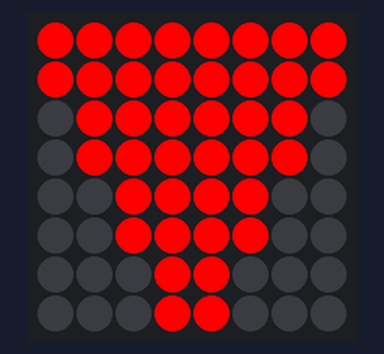
A program run on a simulated Raspberry Pi (BCM pin numbers) with a Sense HAT. Parts: the Sense HAT's 8×8 RGB LED matrix. Sound played through the audio output is not drawn and takes no time. At 28.1 s the program stops and its outputs stay as they are.

Above: at 0.6 s.
At 12.6 s:
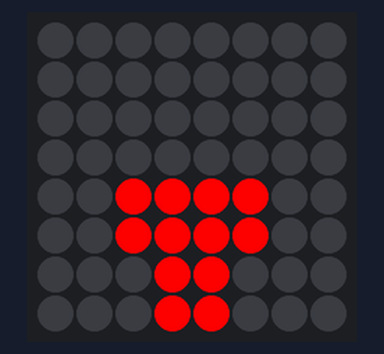
At 15.6 s:
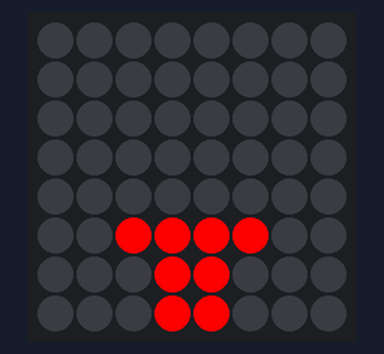
At 18.6 s:
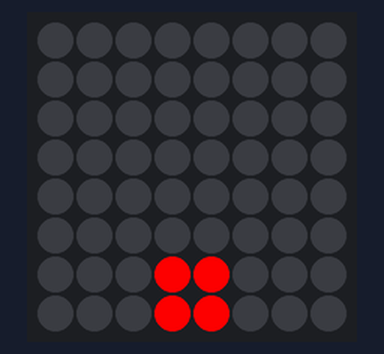
At 21.6 s:
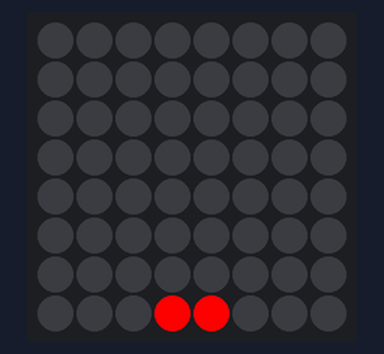
At 27.66 s:
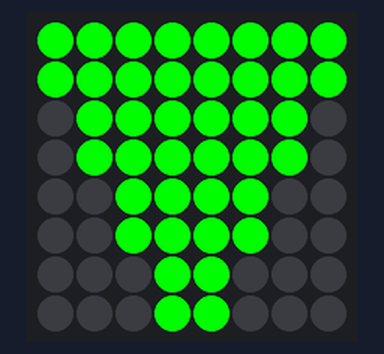

The program:

signal.py
```python
#!/usr/bin/python
#coding:utf-8

from sense_hat import SenseHat
# import pygame.mixer
import subprocess
import time

WAIT = 3

red = (255, 0, 0)
green = (0, 255, 0)
blue = (0, 0, 255)
yellow = (255, 255, 0)
black = (0, 0, 0)

sense = SenseHat()
sense.set_rotation(180)
sense.clear()
time.sleep(0.5)

for x in range(0, 8):
   sense.set_pixel(x, 0, red)
   sense.set_pixel(x, 1, red)
for x in range(1, 7):
   sense.set_pixel(x, 2, red)
   sense.set_pixel(x, 3, red)
for x in range(2, 6):
   sense.set_pixel(x, 4, red)
   sense.set_pixel(x, 5, red)
for x in range(3, 5):
   sense.set_pixel(x, 6, red)
   sense.set_pixel(x, 7, red)

for y in range(8):
   time.sleep(WAIT)
   for x in range(0, 8):
      sense.set_pixel(x, y, black)
time.sleep(0.5)

for x in range(0, 8):
   sense.set_pixel(x, 0, green)
   sense.set_pixel(x, 1, green)
for x in range(1, 7):
   sense.set_pixel(x, 2, green)
   sense.set_pixel(x, 3, green)
for x in range(2, 6):
   sense.set_pixel(x, 4, green)
   sense.set_pixel(x, 5, green)
for x in range(3, 5):
   sense.set_pixel(x, 6, green)
   sense.set_pixel(x, 7, green)

subprocess.call("omxplayer signal.mp3", shell=True)

for i in range(5):
   for x in range(0, 8):
      sense.set_pixel(x, 0, green)
      sense.set_pixel(x, 1, green)
   for x in range(1, 7):
      sense.set_pixel(x, 2, green)
      sense.set_pixel(x, 3, green)
   for x in range(2, 6):
      sense.set_pixel(x, 4, green)
      sense.set_pixel(x, 5, green)
   for x in range(3, 5):
      sense.set_pixel(x, 6, green)
      sense.set_pixel(x, 7, green)
   time.sleep(0.3)
   for y in range(8):
      for x in range(0, 8):
         sense.set_pixel(x, y, black)
   time.sleep(0.3)

# vim:ts=3 sw=3 et:
```

Measured:
- what the display in image 0 shows lasts 3.0 s, from 0.5 s to 3.5 s
